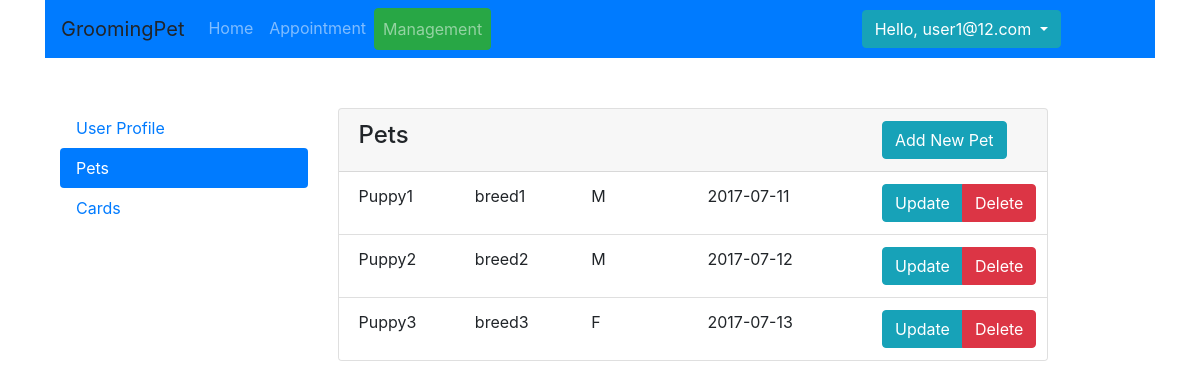
The app's page /pet (signed in) with its own data.
### app/models.py (models this page shows, shortened)
class User(db.Model):
    __tablename__ = 'User'
    id = db.Column(db.Integer, primary_key=True)
    first_name = db.Column(db.String(20))
    last_name = db.Column(db.String(20))
    email = db.Column(db.String(50))
    password = db.Column(db.String(50))
    dob = db.Column(db.DATE, default=datetime.now)
    gender = db.Column(db.CHAR(1))
    phone = db.Column(db.String(10))
    home_number = db.Column(db.String(10))
    work_number = db.Column(db.String(10))
    address_id = db.Column(db.Integer, db.ForeignKey('Address.id'),
                           nullable=False)
    address = db.relationship('Address')
    active = db.Column(db.BOOLEAN)
    admin = db.Column(db.BOOLEAN)
    register_date = db.Column(db.DATETIME, default=datetime.now)
    def is_admin(self):
        return self.admin

class Pet(db.Model):
    __tablename__ = "Pet"
    id = db.Column(db.Integer, primary_key=True)
    owner_id = db.Column(db.Integer, db.ForeignKey('User.id'),
                         nullable=False)
    owner = db.relationship('User',
                            backref=db.backref('pets', lazy=True), foreign_keys=[owner_id])
    name = db.Column(db.String(20))
    breed = db.Column(db.String(20))
    gender = db.Column(db.CHAR(1))
    dob = db.Column(db.DATE, default=datetime.now)

### app/subapps/home/routing.py (the view)
@homeRoute.route('/pet')
@login_required
def pet():
    session = Session()
    pet_list = session.query(Pet).filter(Pet.owner_id == current_user.id).all()
    form = PetForm()
    return render_template('home/pet.html', form=form, current_page="user", pet_list=pet_list, user_tab="pet")

### app/manage.py (called while the page is built)
@login_manager.user_loader
def load_user(user_id):
    from app.models import User
    from app.db_info import Session
    session = Session()
    user = session.query(User).options(subqueryload(User.address)).filter(User.id == user_id).first()
    session.close()
    return user

### run.py (called while the page is built)
@app.before_request
def before_request():
    pass

### app/subapps/home/templates/home/pet.html (shortened to what this page needs)
{% extends "home/management_base.html" %}
{% block main_content %}
    <div class="card ">
        <div class="card-header">
            <div class="row">
                <div class="col-md-9">
                    <h4> Pets </h4>
                </div>
                <div class="col-md-3">
                    <div class="btn-group" role="group">
                        <button type="button" class="btn btn-info" data-toggle="modal"
                                data-target="#pet_form"
                                data-action="Add">
                            Add New Pet
                        </button>
                    </div>
                </div>
            </div>
        </div>
        <ul class="list-group list-group-flush">
            {% if pet_list.__len__() > 0 %}
                {% for pet in pet_list %}
                    <li class="list-group-item">
                        <div class="row">
                            <div class="col-md-2">
                                {{ pet.name }}
                            </div>
                            <div class="col-md-2">
                                {{ pet.breed }}
                            </div>
                            <div class="col-md-2">
                                {{ pet.gender }}
                            </div>
                            <div class="col-md-3">
                                {{ pet.dob }}
                            </div>
                            <div class="col-md-3">
                                <div class="btn-group" role="group">
                                    <button type="button" class="btn btn-info" data-toggle="modal"
                                            data-target="#pet_form"
                                            data-id="{{ pet.id }}"
                                            data-name="{{ pet.name }}"
                                            data-breed="{{ pet.breed }}"
                                            data-gender="{{ pet.gender }}"
                                            data-dob="{{ pet.dob }}"
                                            data-action="Update">
                                        Update
                                    </button>
                                    <a class="btn btn-danger"
                                       href="{{ url_for("homeRoute.pet_delete",pet_id=pet.id) }}">Delete</a>
                                </div>
                            </div>
                        </div>
                    </li>
                {% endfor %}
            {% else %}
                <li class="list-group-item">No Pet under this accound.</li>
            {% endif %}
        </ul>
    </div>
{% endblock %}

### app/templates/base.html (shortened to what this page needs)
<head>
    <link rel="stylesheet" type=text/css href="{{ url_for('static', filename='bootstrap.min.css') }}">
    <link rel="stylesheet" type=text/css href="{{ url_for('static', filename='bootstrap-datepicker3.min.css') }}">
</head>
<body>
<div class="container">
    <nav class="navbar navbar-expand-lg  navbar navbar-dark bg-primary">
        <a class="navbar-brand">GroomingPet</a>
        <div class="collapse navbar-collapse" id="navbarTogglerDemo02">
            <ul class="navbar-nav mr-auto mt-2 mt-lg-0">
                <li class="nav-item ">
                    <a class="nav-link {% if current_page == 'home' %}btn btn-success{% endif %}"
                       href="{{ url_for('homeRoute.index') }} ">Home <span class="sr-only">(current)</span></a>
                </li>
                <li class="nav-item">
                    <a class="nav-link {% if current_page == 'appointment' %}btn btn-success{% endif %}"
                       href="{{ url_for('homeRoute.appt') }}">Appointment</a>
                </li>
                <li class="nav-item">
                    <a class="nav-link {% if current_page == 'user' %}btn btn-success{% endif %}"
                       href="{{ url_for('homeRoute.user_update') }}">Management</a>
                </li>
            </ul>
            {% if current_user.is_authenticated %}
                <div class="dropdown">
                    <button class="btn btn-info dropdown-toggle" type="button" id="dropdownMenuButton"
                            data-toggle="dropdown" aria-haspopup="true" aria-expanded="false">
                        Hello, {{ current_user.email }}
                    </button>
                </div>
            {% else %}
                <div class="btn-group" role="group" aria-label="Basic example">
                    <a class="btn btn-info" href="{{ url_for('homeRoute.login') }}?next={{ request.path }}"
                       role="button">Login</a>
                    <a class="btn btn-info" href="{{ url_for("homeRoute.register") }}" role="button">Sign Up</a>
                </div>
            {% endif %}
            <div class="col-md-1"></div>
        </div>
    </nav>
    <div class="container">
        {% block content %}<h1>Base Template with css and js</h1>{% endblock %}
    </div>
</div>
</body>

### records on screen
User: email "user1@12.com"
Pet: name "Puppy1", breed "breed1", gender "M", dob "2017-07-11"
Pet: name "Puppy2", breed "breed2", gender "M", dob "2017-07-12"
Pet: name "Puppy3", breed "breed3", gender "F", dob "2017-07-13"
